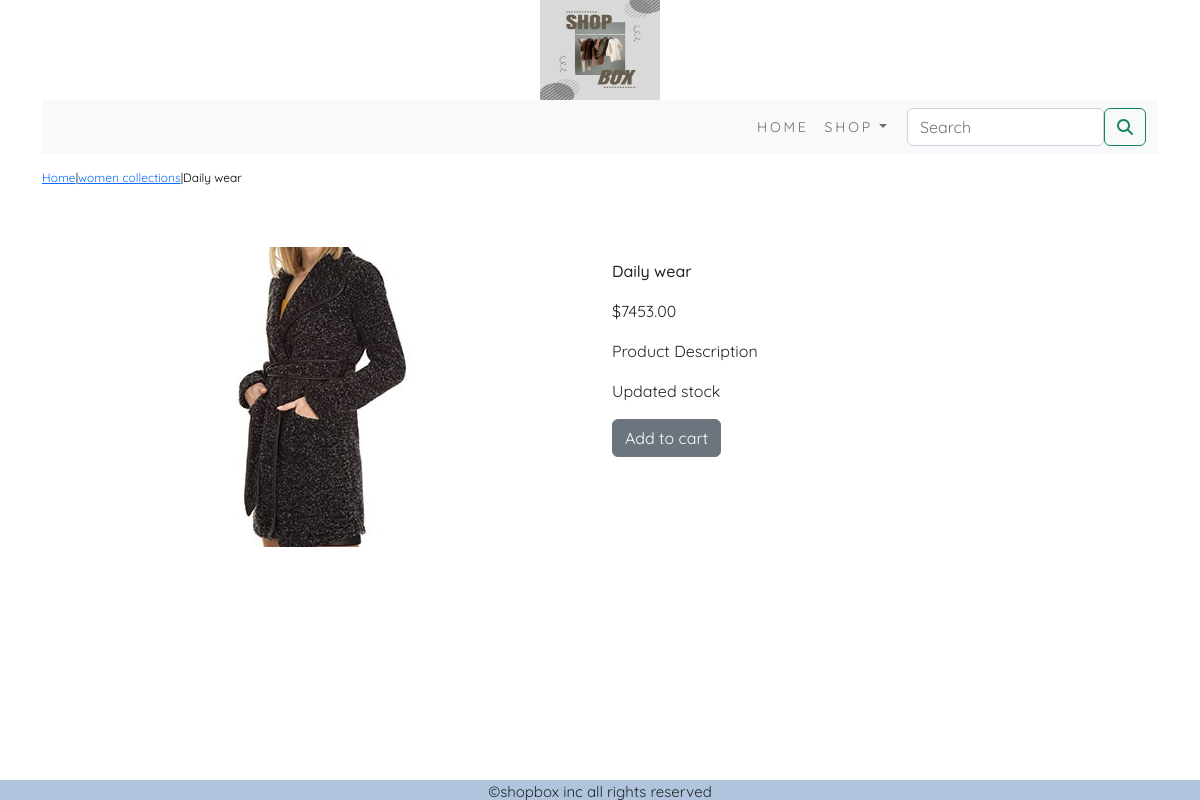
The page /ecomapp/women-collections/daily-wear/ on the database its author committed.
### ecomapp/models.py (models this page shows, shortened)
class Product(models.Model):
     name=models.CharField(max_length=250,unique=True)
     slug=models.SlugField(max_length=200,unique=True)
     desc=models.TextField(blank=True)
     price=models.DecimalField(max_digits=10,decimal_places=2)
     category=models.ForeignKey(Category,on_delete=models.CASCADE)
     image = models.ImageField(upload_to='product', blank=True)
     stock=models.IntegerField()
     available=models.BooleanField(default=True)
     created=models.DateTimeField(auto_now_add=True)
     updated=models.DateTimeField(auto_now=True)
     class Meta:
         ordering = ('name',)
         verbose_name = 'product'
         verbose_name_plural = 'products'

class Category(models.Model):
    name=models.CharField(max_length=200,unique=True)
    slug=models.SlugField(max_length=200,unique=True)
    desc=models.TextField(blank=True)
    image=models.ImageField(upload_to='category',blank=True)
    class Meta:
        ordering=('name',)
        verbose_name='category'
        verbose_name_plural='categories'
    def get_url(self):
         return reverse('ecomapp:Products_by_Category',args=[self.slug])
    def __str__(self):
        return '{}'.format(self.name)

### ecomapp/views.py (the view)
# urls.py: path('<slug:c_slug>/<slug:product_slug>/',views.proDetail,name='ProdCatdetail')
def proDetail(request, c_slug, product_slug):
    try:
        product = Product.objects.get(category__slug=c_slug, slug=product_slug)
    except Exception as e:
        raise e
    return render(request, "product.html", {'product': product})

### cart/context_processors.py (called while the page is built)
def counter(request):
    item_count=0
    if 'admin' in request.path:
        return {}
    else:
        try:
            cart=Cart.objects.filter(cart_id=_cart_id(request))
            cart_items=CartItem.objects.all().filter(cart=cart[:1])
            for cart_item in cart_items:
                item_count += cart_item.quantity
        except Cart.DoesNotExist:
            item_count=0
    return dict(item_count=item_count)

### cart/views.py (called while the page is built)
def _cart_id(request):
    cart = request.session.session_key
    if not cart:
        cart = request.session.create()
    return cart

### ecomapp/context_processors.py (called while the page is built)
def menu_links(request):
    links=Category.objects.all()
    return dict(links=links)

### templates/product.html (shortened to what this page needs)
{% extends 'base.html' %}
{% load static %}
{% block content %}
<div class="row my_prod_row_class">
  <div class="mx-auto">
    <p> <a href="{% url 'ecomapp:allProdCat' %}">Home</a>|<a href="{{product.category.get_url}}">{{product.category}}</a>|{{product.name}}</p>
  </div>
</div>
<div class="container">
<br>
<div class="row">
  <div class="col-12 col-sm-12 col-md-12 col-lg-6 text-center">
    <div style="min-width:18rem">
      <img src="{{product.image.url}}" style="width:300px;height=300px" alt="{{product.name}}">
    </div>
  </div>
    <div class="col-12 col-sm-12 col-md-12 col-lg-6">
      <div>
      <h1 class="my_prod_title">{{product.name}}</h1>
      <p>${{product.price}}</p>
      <p class="my_title"> Product Description </p>
      <p class="text-justify my_prod_text">{{product.desc}}</p>
      {% if product.stock <= 0 %}
      <p class="text-justify my_prod_text"><b>Out of stock</b></p>
      {% else %}
      <a class="btn btn-secondary" href="{% url 'cart:add_cart' product.id %}">Add to cart</a>
      {% endif %}
         </div>
    </div>
</div>
</div>
</div>
{% endblock %}

### static/css/custom.css (style rules this page uses)
body { font-family: 'Quicksand', sans-serif; }
.my_title { font-size:16px; letter_spacing:.2em; text_transform:uppercase; }
.my_prod_row_class { padding-top:15px; padding-bottom:20px; }
.my_prod_row_class .mx-auto { color:#000; font-size:12px; text-decoration:none; }
.my_prod_title { font-size:16px; text_transform:uppercase; letter_spacing:.2em; padding-top:15px; padding-bottom:10px; }
.my_prod_text { padding-right:20px; }

### rows shown on the page
Product: category "women collections", name "Daily wear", image (picture), price "7453.00", desc "Updated stock"
